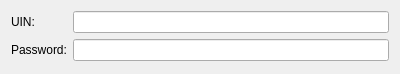
<?xml version="1.0" encoding="UTF-8"?>
<ui version="4.0">
 <class>IcqMainOptionsWidget</class>
 <widget class="QWidget" name="IcqMainOptionsWidget">
  <property name="geometry">
   <rect>
    <x>0</x>
    <y>0</y>
    <width>400</width>
    <height>74</height>
   </rect>
  </property>
  <property name="sizePolicy">
   <sizepolicy hsizetype="Preferred" vsizetype="Minimum">
    <horstretch>0</horstretch>
    <verstretch>0</verstretch>
   </sizepolicy>
  </property>
  <property name="windowTitle">
   <string>Account Preferences</string>
  </property>
  <layout class="QVBoxLayout" name="verticalLayout_2">
   <property name="sizeConstraint">
    <enum>QLayout::SetMinimumSize</enum>
   </property>
   <item>
    <layout class="QFormLayout" name="formLayout">
     <property name="sizeConstraint">
      <enum>QLayout::SetMinimumSize</enum>
     </property>
     <item row="0" column="0">
      <widget class="QLabel" name="accountLabel">
       <property name="text">
        <string>UIN:</string>
       </property>
      </widget>
     </item>
     <item row="0" column="1">
      <widget class="QLineEdit" name="accountLineEdit"/>
     </item>
     <item row="1" column="0">
      <widget class="QLabel" name="passwordLabel">
       <property name="text">
        <string>Password:</string>
       </property>
      </widget>
     </item>
     <item row="1" column="1">
      <widget class="QLineEdit" name="passwordLineEdit">
       <property name="echoMode">
        <enum>QLineEdit::Password</enum>
       </property>
      </widget>
     </item>
    </layout>
   </item>
  </layout>
 </widget>
 <customwidgets/>
 <resources/>
 <connections/>
</ui>
